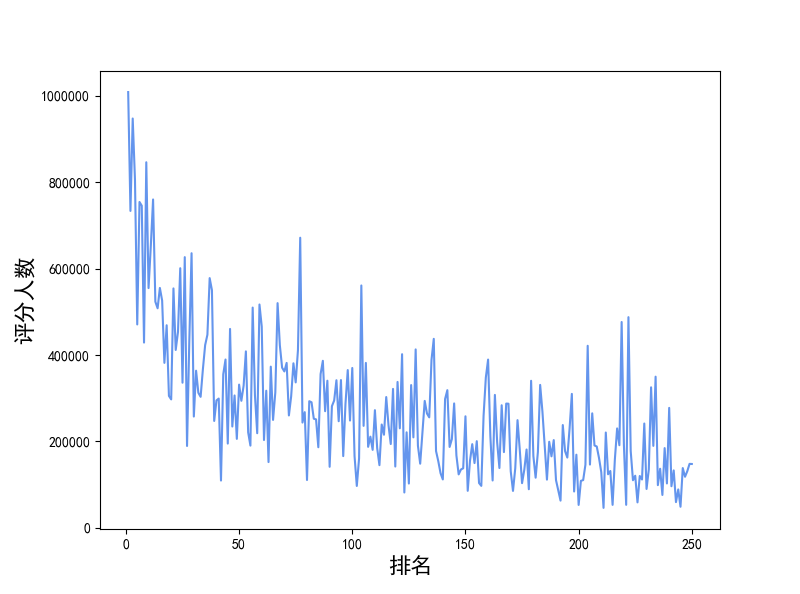

Generate this figure with Python:
#-*- coding: utf-8 -*-
import pandas as pd
import matplotlib.pyplot as plt
from pylab import mpl
import re

mpl.rcParams['font.sans-serif'] = ['SimHei']

df = pd.read_csv('E:/Movie.csv',encoding = 'utf8')
num = []
for i in df[u'评分人数']:
    num.append(re.findall(r'\d+',i))
plt.figure(figsize=(8,6))
plt.plot(df[u'排名'],num,color = 'cornflowerblue',ls='-')
plt.ylabel(u'评分人数',fontsize=16)
plt.xlabel(u'排名',fontsize=16)
plt.show()
